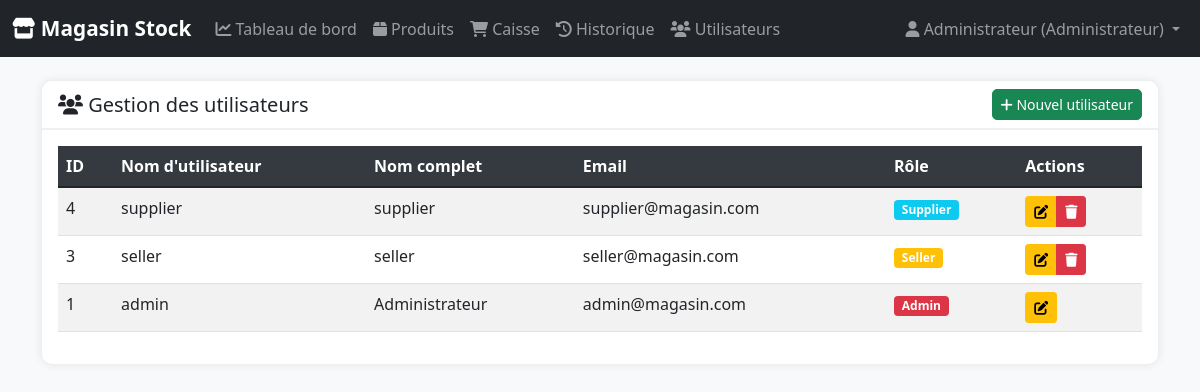
The page /index.php?controller=user&action=index (signed in) on the database its author committed.
### tables this page shows
CREATE TABLE `users` (
  `id` int(11) NOT NULL,
  `username` varchar(50) NOT NULL,
  `email` varchar(100) NOT NULL,
  `password` varchar(255) NOT NULL,
  `role` enum('admin','seller','supplier') DEFAULT 'seller',
  `full_name` varchar(100) NOT NULL,
  `supplier_id` int(11) DEFAULT NULL COMMENT 'Linked supplier (role supplier only)',
  `created_at` timestamp NOT NULL DEFAULT current_timestamp()
);

### controllers/UserController.php (called while the page is built, shortened)
<?php
require_once "Controller.php";
class UserController extends Controller {
    public function index() {
        $userModel = new User($this->db);
        $users = $userModel->getAll();
        $this->render("users/index", ['users' => $users]);
    }
}
?>

### models/User.php (called while the page is built, shortened)
<?php
class User {
    private $conn;
    private $table_name = "users";
    public function __construct($db) {
        $this->conn = $db;
    }
    public function getAll() {
        $query = "SELECT * FROM " . $this->table_name . " ORDER BY created_at DESC";
        $stmt = $this->conn->prepare($query);
        $stmt->execute();
        return $stmt->fetchAll(PDO::FETCH_ASSOC);
    }
}
?>

### views/users/index.php (the view, shortened to what this page needs)
<div class="card">
    <div class="card-header bg-white">
        <div class="d-flex justify-content-between align-items-center">
            <h5 class="mb-0">
                <i class="fas fa-users"></i> Gestion des utilisateurs
            </h5>
            <a href="index.php?controller=user&action=create" class="btn btn-success btn-sm">
                <i class="fas fa-plus"></i> Nouvel utilisateur
            </a>
        </div>
    </div>
    <div class="card-body">
        <?php if (empty($users)): ?>
        <div class="alert alert-info">Aucun utilisateur trouvé.</div>
        <?php else: ?>
        <div class="table-responsive">
            <table class="table table-striped">
                <thead class="table-dark">
                    <tr>
                        <th>ID</th>
                        <th>Nom d'utilisateur</th>
                        <th>Nom complet</th>
                        <th>Email</th>
                        <th>Rôle</th>
                        <th>Actions</th>
                    </tr>
                </thead>
                <tbody>
                    <?php foreach ($users as $user): ?>
                    <tr>
                        <td><?php echo $user['id']; ?></td>
                        <td><?php echo htmlspecialchars($user['username']); ?></td>
                        <td><?php echo htmlspecialchars($user['full_name']); ?></td>
                        <td><?php echo htmlspecialchars($user['email']); ?></td>
                        <td>
                            <?php
                            $badgeClass = $user['role'] === 'admin' ? 'bg-danger' : ($user['role'] === 'seller' ? 'bg-warning' : 'bg-info');
                            ?>
                            <span class="badge <?php echo $badgeClass; ?>">
                                <?php echo ucfirst($user['role']); ?>
                            </span>
                        </td>
                        <td>
                            <div class="btn-group btn-group-sm">
                                <a href="index.php?controller=user&action=edit&id=<?php echo $user['id']; ?>"
                                   class="btn btn-warning" title="Modifier">
                                    <i class="fas fa-edit"></i>
                                </a>
                                <?php if ($user['id'] != $_SESSION['user_id']): ?>
                                <a href="index.php?controller=user&action=delete&id=<?php echo $user['id']; ?>"
                                   class="btn btn-danger" title="Supprimer"
                                   onclick="return confirm('Supprimer cet utilisateur ?')">
                                    <i class="fas fa-trash"></i>
                                </a>
                                <?php endif; ?>
                            </div>
                        </td>
                    </tr>
                    <?php endforeach; ?>
                </tbody>
            </table>
        </div>
        <?php endif; ?>
    </div>
</div>

### views/layouts/main.php (style rules this page uses)
body { background-color: #f8f9fa; font-family: 'Segoe UI', Tahoma, Geneva, Verdana, sans-serif; }
.card { border: none; box-shadow: 0 0 10px rgba(0,0,0,0.1); margin-bottom: 20px; border-radius: 10px; }
.card-header { background-color: #fff; border-bottom: 2px solid #f0f0f0; font-weight: bold; border-radius: 10px 10px 0 0 !important; }
.table th { background-color: #343a40; color: white; }
.btn { border-radius: 5px; }

### rows shown on the page
users: id "4", username "supplier", full_name "supplier", email "supplier@magasin.com", role "Supplier"
users: id "3", username "seller", full_name "seller", email "seller@magasin.com", role "Seller"
users: id "1", username "admin", full_name "Administrateur", email "admin@magasin.com", role "Admin"

### other values the page prints
$_SESSION['user_name'] "Administrateur"
$roleLabel "Administrateur"
